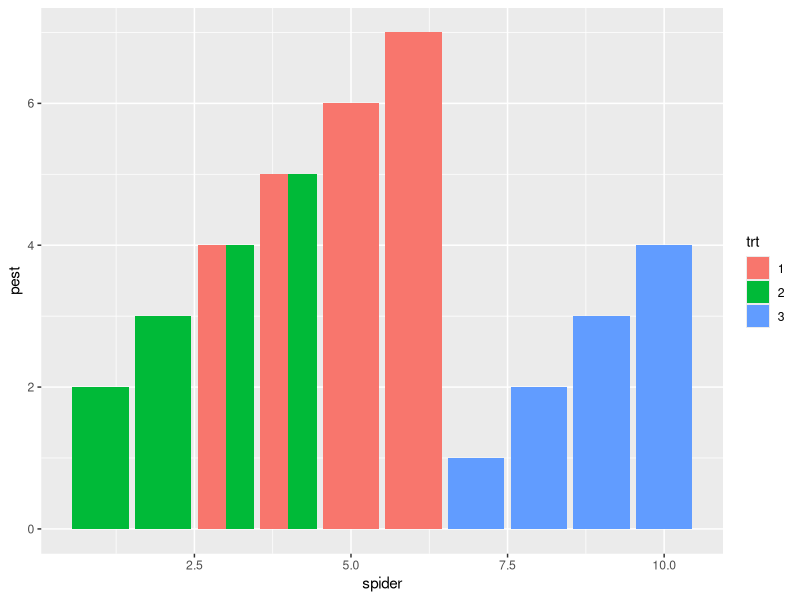

This figure's R source:
# fake data set for hypothesis testing 
fake_data <- data.frame(trt = c(1,1,1,1,2,2,2,2,3,3,3,3),
                        spider = c(3,4,5,6,1,2,3,4,7,8,9,10),
                        pest = c(4,5,6,7,2,3,4,5,1,2,3,4))

library(ggplot2)
fake_data$trt <- as.factor(fake_data$trt)
ggplot(fake_data)+
  geom_col(aes(spider, pest, fill = trt), stat = "identity", position = "dodge")
  
